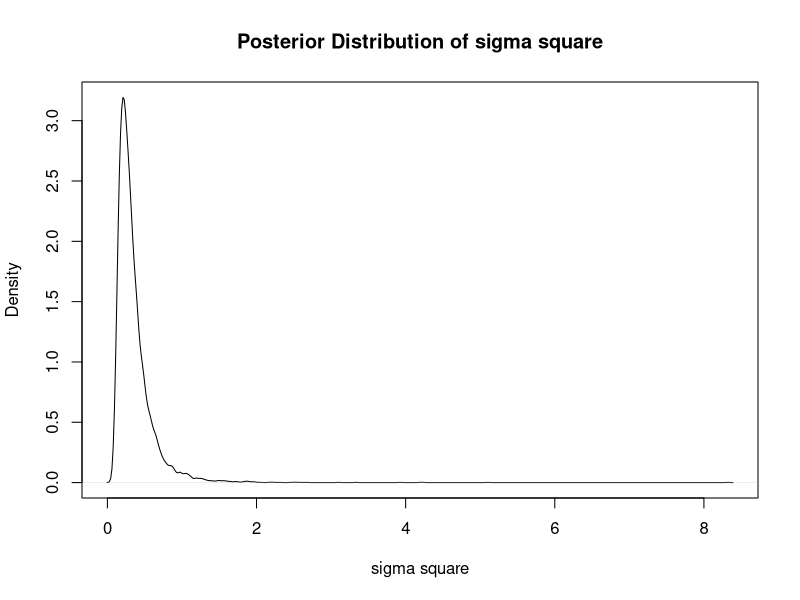
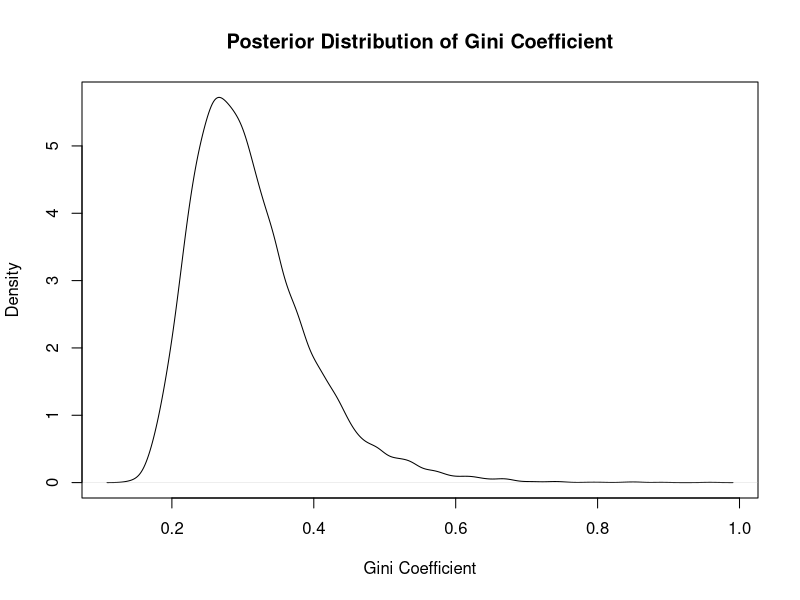

Generate these figures, in order, with R:
library(bayestestR)
#Part A
incomes <- c(22, 33, 31, 49, 65, 78, 17, 24)
mu <- 3.65
size <- length(incomes)

income_log_values <- log(incomes)
chi_square<- sum((income_log_values - mu)^2) / size

posterior_samples <- (size * chi_square)/rchisq(10000,size) 

plot(density(posterior_samples), 
     main = "Posterior Distribution of sigma square",
     xlab = "sigma square",ylab = "Density")

#Part B
sigma_samples <- sqrt(posterior_samples)

gini_samples <- 2 * pnorm(sigma_samples / sqrt(2)) - 1

plot(density(gini_samples), 
     main = "Posterior Distribution of Gini Coefficient",
     xlab = "Gini Coefficient",ylab = "Density")

#Part C
ci <- quantile(gini_samples, probs = c(0.025, 0.975))
cat("95% Equal Tail Credible Interval:", ci, "\n")


#Part D
hdi_ci <- hdi(gini_samples, ci = 0.95)
cat("95% HPDI:", hdi_ci$CI_low, hdi_ci$CI_high, "\n")

# #Part D
# #-------------------------------------------------------------------------------
# # Install and load bayestestR if not already installed
# if (!require(bayestestR)) install.packages("bayestestR")
# library(bayestestR)
# 
# # Calculate HPDI
# hpdi <- hdi(gini_samples, ci = 0.95)
# cat("95% Highest Posterior Density Interval for G:", hpdi$CI_low, hpdi$CI_high, "\n")
# 
# # Comparison
# cat("\nComparison of intervals:\n")
# cat("Equal tail CI: (", equal_tail_ci[1], ",", equal_tail_ci[2], ")\n")
# cat("HPDI: (", hpdi$CI_low, ",", hpdi$CI_high, ")\n")
# 
# # The HPDI will typically be narrower than the equal tail CI for skewed distributions
